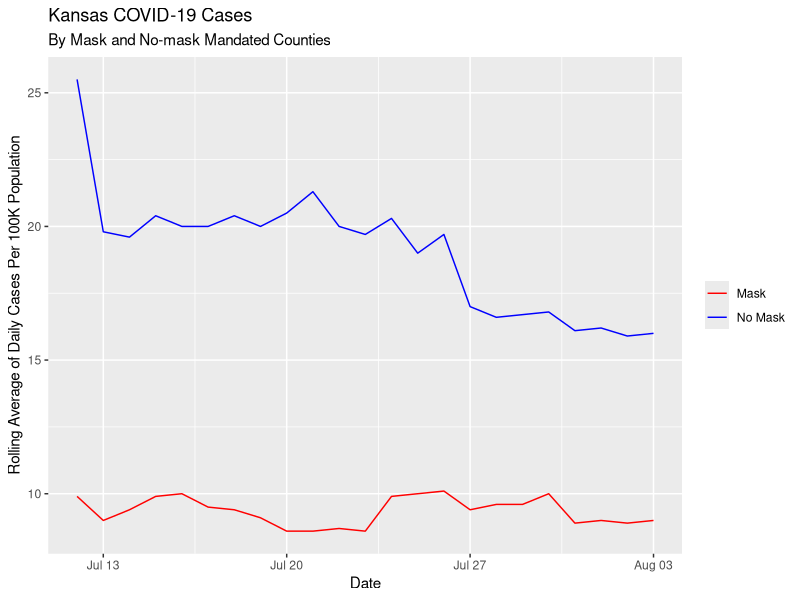

Reproduce this figure in R.
## ---- chunk 1
library(tidyverse) 
library(lubridate)
## ---- chunk 2
df <- tribble(
  ~date, ~mask_count, ~no_mask_count,
  "7/12/2020", 25.5, 9.9,
  "7/13/2020", 19.8, 9,
  "7/14/2020", 19.6, 9.4,
  "7/15/2020", 20.4, 9.9,
  "7/16/2020", 20, 10,
  "7/17/2020", 20, 9.5,
  "7/18/2020", 20.4, 9.4,
  "7/19/2020", 20, 9.1,
  "7/20/2020", 20.5, 8.6,
  "7/21/2020", 21.3, 8.6,
  "7/22/2020", 20, 8.7,
  "7/23/2020", 19.7, 8.6,
  "7/24/2020", 20.3, 9.9,
  "7/25/2020", 19, 10,
  "7/26/2020", 19.7, 10.1,
  "7/27/2020", 17, 9.4,
  "7/28/2020", 16.6, 9.6,
  "7/29/2020", 16.7, 9.6,
  "7/30/2020", 16.8, 10,
  "7/31/2020", 16.1, 8.9,
  "8/1/2020", 16.2, 9,
  "8/2/2020", 15.9, 8.9,
  "8/3/2020", 16, 9
)

df <- df %>%
  mutate(date = mdy(date))

df
  
## ---- chunk 3
ggplot(data = df) +
  geom_line(mapping = aes(x = date, y = mask_count, color = "No Mask"))+
  geom_line(mapping = aes(x = date, y = no_mask_count, color = "Mask")) +
  scale_color_manual(name = NULL,
                   breaks=c('Mask', 'No Mask'),
                  values=c('Mask'='Red', 'No Mask'='blue'))+
  labs(x = "Date", 
       y = "Rolling Average of Daily Cases Per 100K Population",
       title = "Kansas COVID-19 Cases",
       subtitle = "By Mask and No-mask Mandated Counties",
       colour = NULL)


